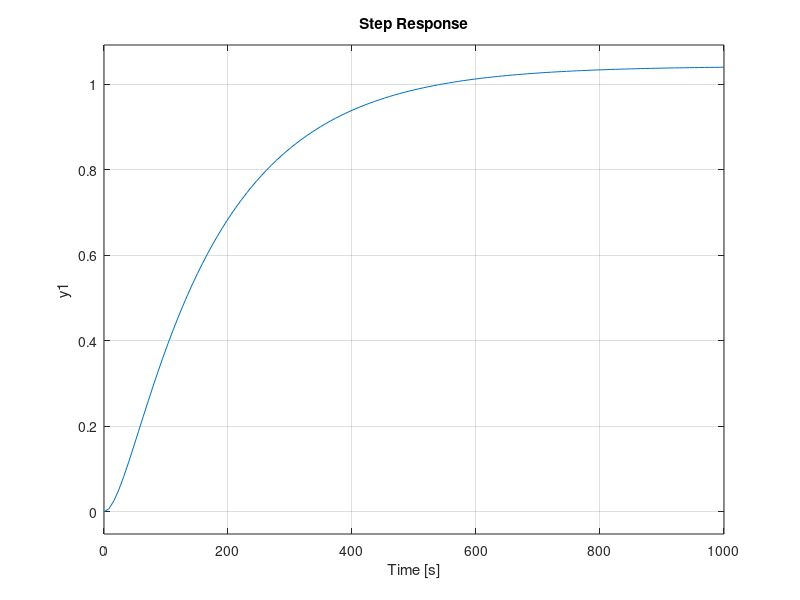

MATLAB code to generate this figure:
%funcion de transferencia a lazo abierto 
clc;close all; clear all;
s=tf('s');

%obtenemos la funcion de transferencia de nuestro sistema

%electrovalvula
 Fv=(2.542e-4)/(s+0.006208)
%tanque
Ft=((25.46)/(25.46*s+1))
%sensor de nivel
Fs=((240.7)/(s+19.11))

%por teorema de circuitos retroalimentados y simplificacion obtenemos

FTLA_= Fv * Ft
FT_simplificada = minreal(FTLA_);

%analisis en frecuencia
bode(FTLA_);
%respuesta al impulso
impulse(FTLA_);
%analisis de error
step(FTLA_);
